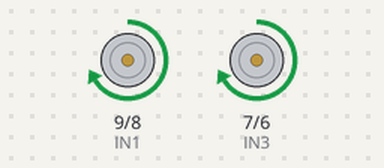
Bench run of a sketch on a simulated Arduino Uno, built with avr-gcc and run on an emulated ATmega328P. On the bench: motor-driver pin pairs drawn as motors (green arrow = first pin HIGH = forward, orange = second pin HIGH = backward, longer = more drive, scaled by the enable pin).

Above: at 1.0 s.
At 4.5 s:
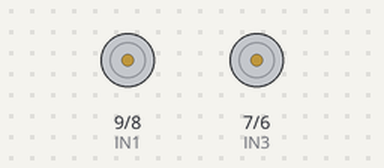
At 19.2 s:
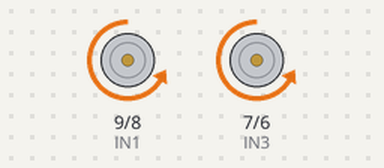
Timing chart, 0 to 21.1 s (numbered marks = the images above):
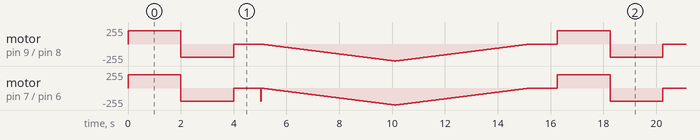

The sketch:

sketch.ino
```cpp
#define ENA 10
#define IN1 9
#define IN2 8
#define ENB 5
#define IN3 7
#define IN4 6

void setup()
{
  pinMode(ENA, OUTPUT);
  pinMode(ENB, OUTPUT);
  pinMode(IN1, OUTPUT);
  pinMode(IN2, OUTPUT);
  pinMode(IN3, OUTPUT);
  pinMode(IN4, OUTPUT);
}

void demoOne() {
  // this function will run the motors in both directions at a fixed speed
  // turn on motor A
  digitalWrite(IN1, HIGH);
  digitalWrite(IN2, LOW);
  // set speed to 200 out of possible range 0~255
  analogWrite(ENA, 200);
  // turn on motor B
  digitalWrite(IN3, HIGH);
  digitalWrite(IN4, LOW);
  // set speed to 200 out of possible range 0~255
  analogWrite(ENB, 200);
  delay(2000);
  // now change motor directions
  digitalWrite(IN1, LOW);
  digitalWrite(IN2, HIGH);
  digitalWrite(IN3, LOW);
  digitalWrite(IN4, HIGH);
  delay(2000);
  // now turn off motors
  digitalWrite(IN1, LOW);
  digitalWrite(IN2, LOW);
  digitalWrite(IN3, LOW);
  digitalWrite(IN4, LOW);
}

void demoTwo()
{
  // this function will run the motors across the range of possible speeds
  // note that maximum speed is determined by the motor itself and the operating voltage
  // the PWM values sent by analogWrite() are fractions of the maximum speed possible
  // by your hardware
  // turn on motors
  digitalWrite(IN1, LOW);
  digitalWrite(IN2, HIGH);
  digitalWrite(IN3, LOW);
  digitalWrite(IN4, HIGH);
  // accelerate from zero to maximum speed
  for (int i = 0; i < 256; i++)
  {
    analogWrite(ENA, i);
    analogWrite(ENB, i);
    delay(20);
  }
  // decelerate from maximum speed to zero
  for (int i = 255; i >= 0; --i)
  {
    analogWrite(ENA, i);
    analogWrite(ENB, i);
    delay(20);
  }
  // now turn off motors
  digitalWrite(IN1, LOW);
  digitalWrite(IN2, LOW);
  digitalWrite(IN3, LOW);
  digitalWrite(IN4, LOW);
}

void loop()
{
  demoOne();
  delay(1000);
  demoTwo();
  delay(1000);
}
```
